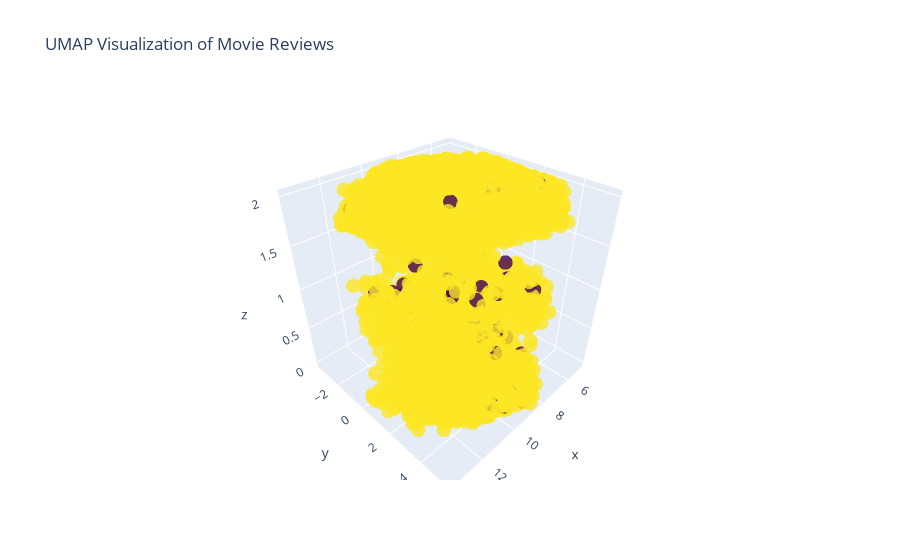

The cell this chart's notebook holds for it:
### Code cell
trace = go.Scatter3d(
    x=umap_emb[:,0],
    y=umap_emb[:,1],
    z=df_hosts_reviews_en_labeled['dominant_topic'],
    mode='markers',
    marker=dict(
        size=5,
        color=df['sentiment_label_class'],
        colorscale='Viridis',
        opacity=0.8
    )
)

data = [trace]
layout = go.Layout(title='UMAP Visualization of Movie Reviews')
fig = go.Figure(data=data, layout=layout)
fig.show()

### Figure 1 — Plotly figure (JSON) as saved in the notebook; plotly's stock layout.template omitted (floating-point values rounded to 4 significant figures; data arrays with more than 128 entries replaced by an {"elided": "..."} marker saying what was removed)
{"data": [{"marker": {"color": {"elided": "8756 int values"}, "colorscale": [[0, "#440154"], [0.1111, "#482878"], [0.2222, "#3e4989"], [0.3333, "#31688e"], [0.4444, "#26828e"], [0.5556, "#1f9e89"], [0.6667, "#35b779"], [0.7778, "#6ece58"], [0.8889, "#b5de2b"], [1, "#fde725"]], "opacity": 0.8, "size": 5}, "mode": "markers", "type": "scatter3d", "x": {"elided": "8756 float values"}, "y": {"elided": "8756 float values"}, "z": {"elided": "8756 int values"}}], "layout": {"title": {"text": "UMAP Visualization of Movie Reviews"}}}
